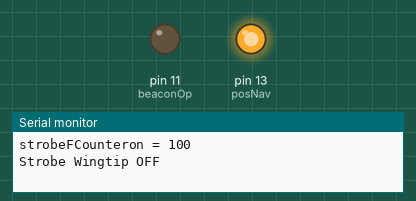
A sketch run on a simulated Arduino Uno, built with avr-gcc and run on an emulated ATmega328P. Shown: output pins drawn as LEDs (lit = HIGH), the last lines printed to the serial monitor. Pins used as bus, display or sensor lines are not drawn.

Above: at 0.15 s.
At 30.64 s:
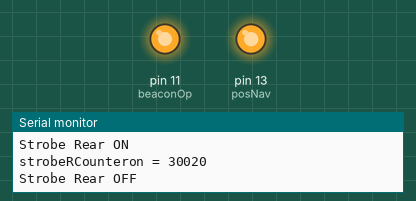
Timing chart, 0 to 31.1 s (numbered marks = the images above):
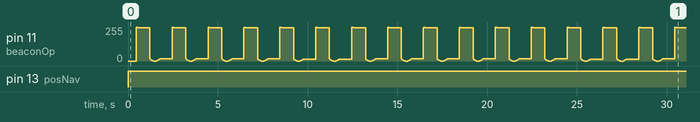

Measured:
- by itself, pin 13 (posNav): LOW → HIGH at 0.00 s

The sketch:

Nav_Lights_Final.ino
```cpp
/*
Nav Lights
 This sketch simulates the light sequence for navigation lights
 as mounted on Airbus aircraft as of the time of this writing, and a
 replaced beacon "breathing" operation light

 By:
 Rigo & Rigo / February 2014

 Requirement:
 8 LEDs
 1x Green (Right Nav)
 1x Yellow (Rear Nav)
 3x Red (Left Nav and 2x Operating Beacon)
 3X White (Srobe wingtip and rear)

 Sequence
 L&R Wing Nav: ON
 Wingtip Strobe: delay FLASH delay ms FLASH (WTSS)
 Back Strobe synced to WT Strobe sequence as follows: (WTSS) delay ms FLASH
 Beacon "breathing fade" with synced bright pulse to back strobe.
 */

// Always the same pins on the board

#include <math.h>

const int posNav = 13;     // Red, Green and White LEDs for Positioning
const int strobeF = 10;    // Strobe lights on the wingtips' front
const int strobeR = 9;     // Strobe light tail
const int beaconOp = 11;   // Operation beacon 2x

boolean flagintervalLong = false; //it flags which off time period was before being on again

int strobeFState = HIGH; // the variable to check whether the led is on or off
int strobeRState = HIGH; // the variable to check whether the led is on or off

long strobeRIntervaloff = 1199;  // 1199millis rear strobe off period
long strobeRIntervalon = 79;     // 79millis rear strobe on
long strobeFIntervaloff = 79;    // 79millis front strobe short off
long strobeFIntervalon = 99;     // 99millis front strobe on
long strobeFIntervalofflong = 999; // 999millis front strobe off long period

long strobeFCounteroff = 0;    // I use these variables to store the amount of time it's been since the led was last on, or off.
long strobeFCounteron = 0;     // I use these variables to store the amount of time it's been since the led was last on, or off.
long strobeRCounteroff = 500;  // Stores the startup time of the rear strobe light
long strobeRCounteron = 500;   //


void setup() {

pinMode(strobeF, OUTPUT); // PIN 10 output
pinMode(strobeR, OUTPUT); // PIN 9 output
pinMode(posNav, OUTPUT);  // PIN 13 output
pinMode(beaconOp, OUTPUT); // PWM PIN 11
Serial.begin(9600); // Begin serial connection with PC
}

void strobeFFunction() // Function to power the rear strobe light
{
 if(strobeFState == HIGH) //when strobe F State is ON
 {
    if(millis() - strobeFCounteron > strobeFIntervalon) //checks if the time lapsed is larger than the interval switched on
    {
      strobeFCounteron = millis();                      // If so, then switch it off
      strobeFCounteroff = millis();
      Serial.print("strobeFCounteron = ");
      Serial.println(strobeFCounteron);
      strobeFState = LOW;
      digitalWrite(strobeF, strobeFState);
      Serial.println("Strobe Wingtip OFF");
    }
 }
  else                                                 //if not, then, analize if the counter off is larger than the intervaloff long and if the boolean flaginterval long is met. Boolean was necessary or it would never exceed the required time without switching ot another state
  { //when strobe F State is OFF
     if(millis() - strobeFCounteroff > strobeFIntervalofflong && flagintervalLong)
      {
      strobeFCounteron = millis();
      strobeFCounteroff = millis();
      Serial.print("strobeFCounteroff = ");
      Serial.println(strobeFCounteroff);
      strobeFState = HIGH;
      flagintervalLong = false;
      digitalWrite(strobeF, strobeFState);
      Serial.println("Strobe Wingtip ON");
      }
      else                                            //if the previous wasn't true either, check if the counter off is larger than the interval off short and it is NOT flagintervalLong! If it wasn't then switch it to true so it will be caught on the next iteration.
      {
          if(millis() - strobeFCounteroff > strobeFIntervaloff && !flagintervalLong)
        {
        strobeFCounteron = millis();
        strobeFCounteroff = millis();
        Serial.print("strobeFCounteroff = ");
        Serial.println(strobeFCounteroff);
        strobeFState = HIGH;
        flagintervalLong = true;
        digitalWrite(strobeF, strobeFState);
        Serial.println("Strobe Wingtip ON");
        }
      }
   }
 }


void strobeRFunction() // Function to power the rear strobe light
{
 if(strobeRState == HIGH) //when strobe R State is ON
 {
    if(millis() - strobeRCounteron > strobeRIntervalon) // if the strobe counter is larger than it's interval on, then switch off.
    {
      strobeRCounteron = millis();
      strobeRCounteroff = millis();
      Serial.print("strobeRCounteron = ");
      Serial.println(strobeRCounteron);
      strobeRState = LOW;
      digitalWrite(strobeR, strobeRState);
      Serial.println("Strobe Rear OFF");
    }
 }
  else
  { //when strobe R State is OFF
     if(millis() - strobeRCounteroff > strobeRIntervaloff) //if not then switch on
      {
      strobeRCounteron = millis();
      strobeRCounteroff = millis();
      Serial.print("strobeRCounteroff = ");
      Serial.println(strobeRCounteroff);
      strobeRState = HIGH;
      digitalWrite(strobeR, strobeRState);
      Serial.println("Strobe Rear ON");
      }
   }
 }

void beaconOperation() // Function to switch on beacon operation light.
{
  float val = (exp(sin(millis()/1000.0*PI)) - 0.36787944)*108.0; // Mathematical equation used for fading the Operation Beacon in a "breathing" pattern.
  analogWrite(beaconOp, val);

}

 void navigationL() //simply puts the position lights on
 {
    digitalWrite (posNav, HIGH); //Position lights are always on.
}


void loop()
{
  navigationL();      //Run position lights function
  beaconOperation();  //Run beacon lights function
  strobeFFunction();  //Run strobe wingtip function
  if (millis() > 499) //Run strobe rear IF the condition that at least 499millis have elapsed to keep time along with the dual blink of the strobe is met
  {
   strobeRFunction(); // calls strobe rear function
  }
}
```
